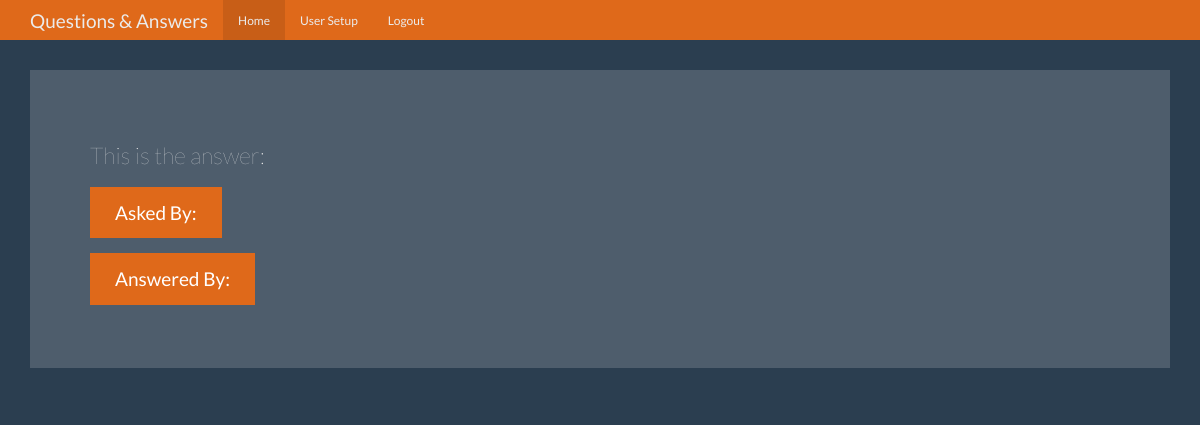
/question/1 (signed in), run on an earlier commit of the app's database.
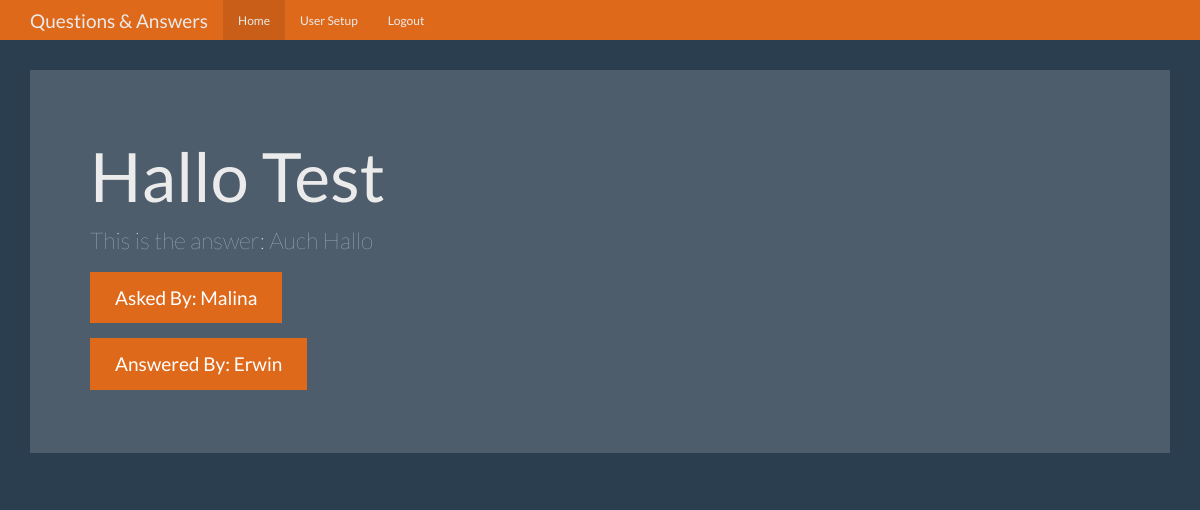
And on a later commit of the database.
### tables this page shows
CREATE TABLE questions (
    
    id integer primary key autoincrement,
    question_text text not null,
    answer_text text,
    asked_by_id integer not null,
    expert_id integer not null

);

CREATE TABLE users(
    id integer primary key autoincrement,
    name text not null,
    password text not null,
    expert boolean not null default 0,
    admin boolean not null default 0
);

### app.py (the view)
@app.route('/question/<question_id>')
def question(question_id):
    user = get_current_user()
    if not user:
        return redirect(url_for('login'))
    db = get_db()
    question_cur = db.execute('select questions.answer_text, questions.question_text, u.name as u_name, e.name as e_name  \
            from questions join users as u on u.id = questions.asked_by_id join users as e on e.id = questions.expert_id \
            where questions.id = ? ', [question_id] )
    question = question_cur.fetchone()
    return render_template('question.html', user = user, question = question)

### app.py (called while the page is built)
def get_current_user():
    user_result = None
    db = get_db()
    if 'user' in session:
        user = session['user']
        user_cur = db.execute('select id, name, password, expert, admin from users where name = ?', [user])
        user_result = user_cur.fetchone()
    return user_result

### database.py (called while the page is built)
def connect_db():
    sql = sqlite3.connect('questions.db')
    sql.row_factory = sqlite3.Row
    return sql

def get_db():
    if not hasattr(g, 'sqlite_db'):
        g.sqlite_db = connect_db()
    return g.sqlite_db

### templates/question.html (shortened to what this page needs)
<!DOCTYPE html>
<html lang="en">
  <head>
    <link href="{{ url_for( 'static', filename='bootstrap.min.css') }}" rel="stylesheet">
    <link href="{{ url_for( 'static', filename='theme.css') }}" rel="stylesheet">
  </head>
  <body>
    <nav class="navbar navbar-inverse navbar-fixed-top">
      <div class="container">
        <div class="navbar-header">
          <a class="navbar-brand" href="#">Questions & Answers</a>
        </div>
        <div id="navbar" class="navbar-collapse collapse">
          <ul class="nav navbar-nav">
              <li class="active"><a href="{{ url_for('index') }}">Home</a></li>
            {% if user and user['admin'] %}
            <li><a href="{{ url_for('users') }}">User Setup</a></li>
            {% endif %}
            {% if user %}
            <li><a href="{{ url_for('logout') }}">Logout</a></li>
            {% endif %}
          </ul>
        </div>
      </div>
    </nav>
    <div class="container theme-showcase" role="main">
      <div class="jumbotron">
          <h1> {{ question['question_text'] }} </h1>
          <p>This is the answer: {{ question['answer_text'] }} </p>
          <p><a class="btn btn-primary btn-lg">Asked By: {{ question['u_name'] }} </a></p>
          <p><a class="btn btn-primary btn-lg">Answered By: {{ question['e_name']}} </a></p>
      </div>
    </div>
  </body>
</html>

What changed in the data, as far as the page shows it:
added questions: question_text "Hallo Test", answer_text "Auch Hallo"
now on this page (row unchanged): users: u_name "Malina"
now on this page (row unchanged): users: e_name "Erwin"
